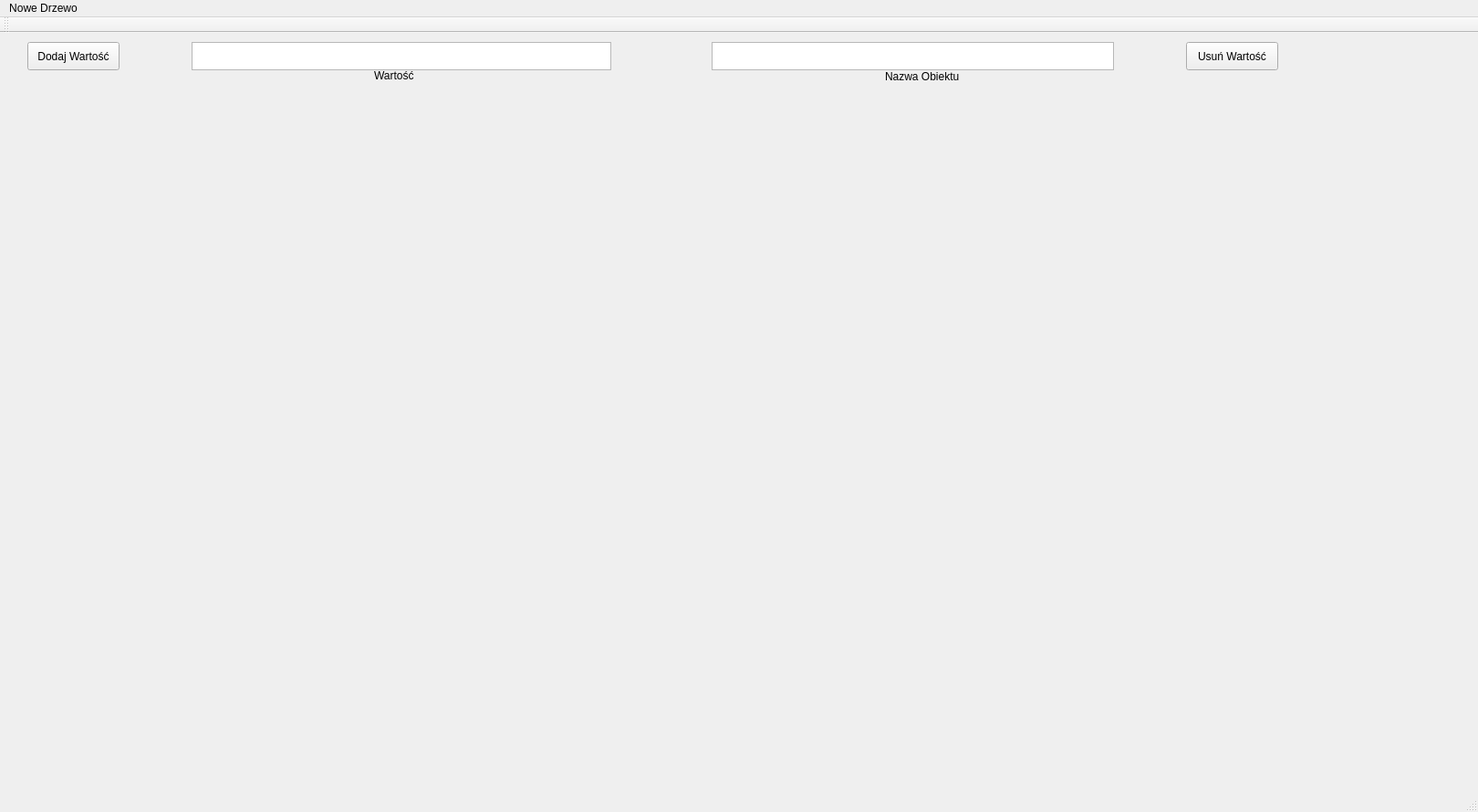
<?xml version="1.0" encoding="UTF-8"?>
<ui version="4.0">
 <class>QtBinaryTreeDemoClass</class>
 <widget class="QMainWindow" name="QtBinaryTreeDemoClass">
  <property name="geometry">
   <rect>
    <x>0</x>
    <y>0</y>
    <width>1620</width>
    <height>890</height>
   </rect>
  </property>
  <property name="minimumSize">
   <size>
    <width>1620</width>
    <height>890</height>
   </size>
  </property>
  <property name="maximumSize">
   <size>
    <width>1620</width>
    <height>890</height>
   </size>
  </property>
  <property name="windowTitle">
   <string>QtBinaryTreeDemo</string>
  </property>
  <widget class="QWidget" name="centralWidget">
   <widget class="QPushButton" name="AddElementButton">
    <property name="geometry">
     <rect>
      <x>30</x>
      <y>10</y>
      <width>101</width>
      <height>31</height>
     </rect>
    </property>
    <property name="text">
     <string>Dodaj Wartość</string>
    </property>
   </widget>
   <widget class="QPushButton" name="DeleteElementButton">
    <property name="geometry">
     <rect>
      <x>1300</x>
      <y>10</y>
      <width>101</width>
      <height>31</height>
     </rect>
    </property>
    <property name="text">
     <string>Usuń Wartość</string>
    </property>
   </widget>
   <widget class="QTextEdit" name="ObjectValueEditBox">
    <property name="geometry">
     <rect>
      <x>210</x>
      <y>10</y>
      <width>460</width>
      <height>31</height>
     </rect>
    </property>
   </widget>
   <widget class="QTextEdit" name="ObjectNameEditBox">
    <property name="geometry">
     <rect>
      <x>780</x>
      <y>10</y>
      <width>441</width>
      <height>31</height>
     </rect>
    </property>
   </widget>
   <widget class="QLabel" name="label">
    <property name="geometry">
     <rect>
      <x>410</x>
      <y>40</y>
      <width>47</width>
      <height>13</height>
     </rect>
    </property>
    <property name="text">
     <string>Wartość</string>
    </property>
   </widget>
   <widget class="QLabel" name="label_2">
    <property name="geometry">
     <rect>
      <x>970</x>
      <y>40</y>
      <width>81</width>
      <height>16</height>
     </rect>
    </property>
    <property name="text">
     <string>Nazwa Obiektu</string>
    </property>
   </widget>
   <widget class="RenderArea" name="TreeDisplay" native="true">
    <property name="geometry">
     <rect>
      <x>10</x>
      <y>59</y>
      <width>1600</width>
      <height>781</height>
     </rect>
    </property>
   </widget>
  </widget>
  <widget class="QToolBar" name="mainToolBar">
   <attribute name="toolBarArea">
    <enum>TopToolBarArea</enum>
   </attribute>
   <attribute name="toolBarBreak">
    <bool>false</bool>
   </attribute>
  </widget>
  <widget class="QStatusBar" name="statusBar"/>
  <widget class="QMenuBar" name="menuBar">
   <property name="geometry">
    <rect>
     <x>0</x>
     <y>0</y>
     <width>1620</width>
     <height>21</height>
    </rect>
   </property>
   <widget class="QMenu" name="menuNowe_Drzewo">
    <property name="title">
     <string>Nowe Drzewo</string>
    </property>
    <addaction name="actionInteger"/>
    <addaction name="actionFloat"/>
    <addaction name="actionString"/>
   </widget>
   <addaction name="menuNowe_Drzewo"/>
  </widget>
  <action name="actionInteger">
   <property name="text">
    <string>Integer</string>
   </property>
  </action>
  <action name="actionFloat">
   <property name="text">
    <string>Float</string>
   </property>
  </action>
  <action name="actionString">
   <property name="text">
    <string>String</string>
   </property>
  </action>
 </widget>
 <layoutdefault spacing="6" margin="11"/>
 <customwidgets>
  <customwidget>
   <class>RenderArea</class>
   <extends>QWidget</extends>
   <header location="global">PaintArea.h</header>
   <container>1</container>
  </customwidget>
 </customwidgets>
 <resources>
  <include location="QtBinaryTreeDemo.qrc"/>
 </resources>
 <connections/>
</ui>
